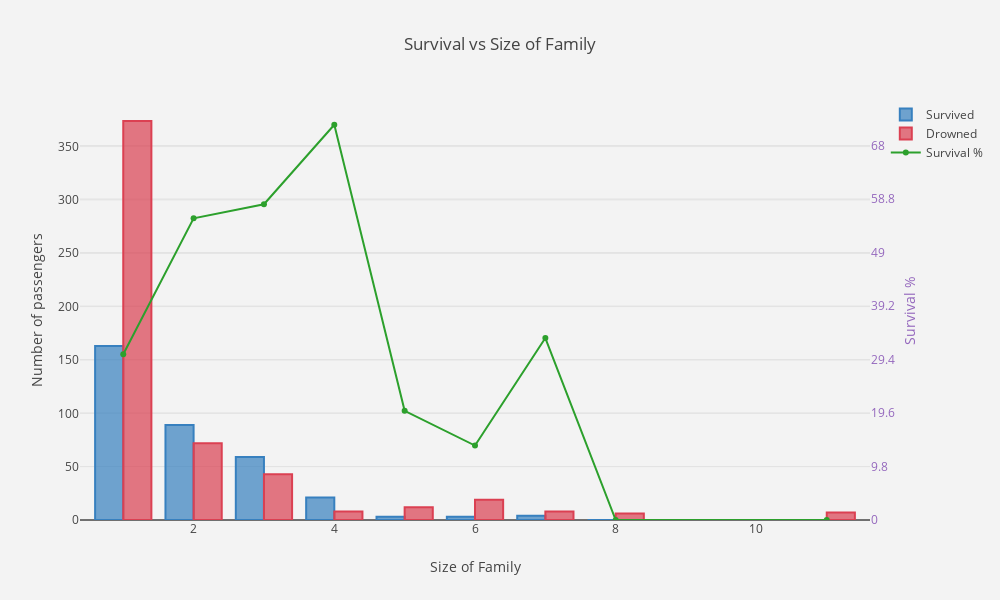

Here is the notebook cell this chart was saved with:
### Code cell
family_labels = dataset_train.sort_values("FamilySize")["FamilySize"].unique()
family = dataset_train[['FamilySize', 'Survived']].groupby(['FamilySize']).count()
family_sur = dataset_train[['FamilySize', 'Survived']].groupby(['FamilySize']).sum()

trace1 = go.Bar(
    x = family_labels.tolist(),
    y = family_sur['Survived'].tolist(),
    name='Survived',
    marker=dict(
        color='rgba(55, 128, 191, 0.7)',
        line=dict(
            color='rgba(55, 128, 191, 1.0)',
            width=2,
        )
    )
)
trace2 = go.Bar(
    x = family_labels.tolist(),
    y = (family['Survived'] - family_sur['Survived']).tolist(),
    name='Drowned',
    marker=dict(
        color='rgba(219, 64, 82, 0.7)',
        line=dict(
            color='rgba(219, 64, 82, 1.0)',
            width=2,
        )
    )
)

trace3 = go.Scatter(
    x = family_labels.tolist(),
    y = (family_sur['Survived'] * 100 / family['Survived']).tolist(),
    name='Survival %',
    mode = 'lines+markers',
    yaxis='y2'
)

data = [trace1, trace2, trace3]
layout = go.Layout(
    barmode='group',
    title = 'Survival vs Size of Family',
    width=1000,
    height=600,
    paper_bgcolor='rgb(243, 243, 243)',
    plot_bgcolor='rgb(243, 243, 243)',
    yaxis = dict(
        title= 'Number of passengers',
        anchor = 'x',
        rangemode='tozero'
    ),
    xaxis = dict(title= 'Size of Family'),
    
    yaxis2=dict(
        title='Survival %',
        titlefont=dict(
            color='rgb(148, 103, 189)'
        ),
        tickfont=dict(
            color='rgb(148, 103, 189)'
        ),
        overlaying='y',
        side='right',
        anchor = 'x',
        rangemode = 'tozero',
        dtick = 9.8
    )
)

fig = go.Figure(data=data, layout=layout)
py.iplot(fig)

### Figure 1 — Plotly figure (JSON) as saved in the notebook; plotly's stock layout.template omitted (floating-point values rounded to 4 significant figures)
{"data": [{"marker": {"color": "rgba(55, 128, 191, 0.7)", "line": {"color": "rgba(55, 128, 191, 1.0)", "width": 2}}, "name": "Survived", "type": "bar", "x": [1, 2, 3, 4, 5, 6, 7, 8, 11], "y": [163, 89, 59, 21, 3, 3, 4, 0, 0]}, {"marker": {"color": "rgba(219, 64, 82, 0.7)", "line": {"color": "rgba(219, 64, 82, 1.0)", "width": 2}}, "name": "Drowned", "type": "bar", "x": [1, 2, 3, 4, 5, 6, 7, 8, 11], "y": [374, 72, 43, 8, 12, 19, 8, 6, 7]}, {"mode": "lines+markers", "name": "Survival %", "type": "scatter", "x": [1, 2, 3, 4, 5, 6, 7, 8, 11], "y": [30.35, 55.28, 57.84, 72.41, 20, 13.64, 33.33, 0, 0], "yaxis": "y2"}], "layout": {"barmode": "group", "height": 600, "paper_bgcolor": "rgb(243, 243, 243)", "plot_bgcolor": "rgb(243, 243, 243)", "title": "Survival vs Size of Family", "width": 1000, "xaxis": {"title": "Size of Family"}, "yaxis": {"anchor": "x", "rangemode": "tozero", "title": "Number of passengers"}, "yaxis2": {"anchor": "x", "dtick": 9.8, "overlaying": "y", "rangemode": "tozero", "side": "right", "tickfont": {"color": "rgb(148, 103, 189)"}, "title": "Survival %", "titlefont": {"color": "rgb(148, 103, 189)"}}}}
